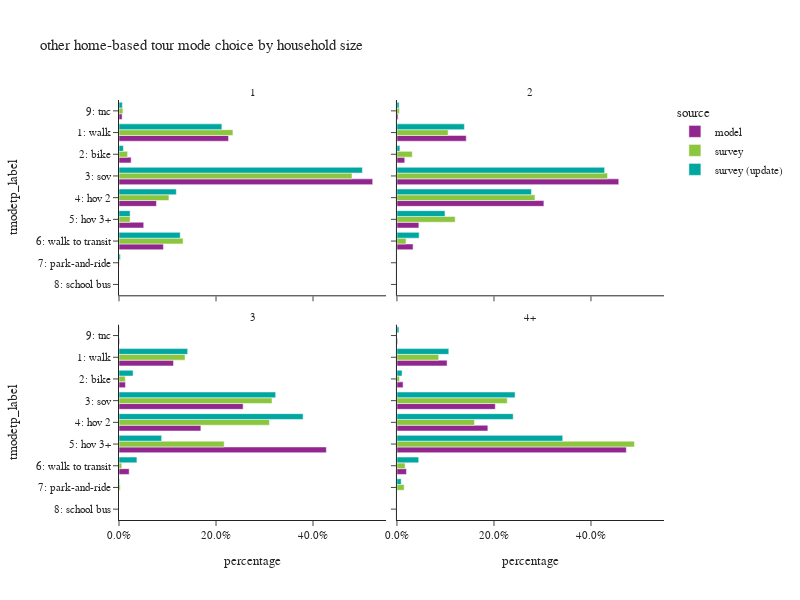

Notebook code for this chart:
### Code cell
plot_mode_choice(hb_tour,"hhsize_4+",
                 {"hhsize_4+":["1","2","3","4+"],
                  "tmodetp_label":["1: walk","2: bike","3: sov","4: hov 2","5: hov 3+","6: walk to transit",
                                   "7: park-and-ride","8: school bus","9: other–survey only"]},
                 "household size",2,600)

### Figure 1 — Plotly figure (JSON) as saved in the notebook; plotly's stock layout.template omitted (floating-point values rounded to 4 significant figures)
{"data": [{"alignmentgroup": "True", "customdata": [[92490], [10257], [214190], [31615], [20867], [37493], [2629]], "hovertemplate": "source=model<br>hhsize_4+=1<br>percentage=%{x}<br>tmodetp_label=%{y}<br>sample count=%{customdata[0]}<extra></extra>", "legendgroup": "model", "marker": {"color": "#91268F", "pattern": {"shape": ""}}, "name": "model", "offsetgroup": "model", "orientation": "h", "showlegend": true, "textposition": "auto", "type": "bar", "x": [0.2258, 0.02505, 0.523, 0.0772, 0.05095, 0.09155, 0.006419], "xaxis": "x3", "y": ["1: walk", "2: bike", "3: sov", "4: hov 2", "5: hov 3+", "6: walk to transit", "9: tnc"], "yaxis": "y3"}, {"alignmentgroup": "True", "customdata": [[118270], [13293], [378357], [250656], [37390], [27489], [1997]], "hovertemplate": "source=model<br>hhsize_4+=2<br>percentage=%{x}<br>tmodetp_label=%{y}<br>sample count=%{customdata[0]}<extra></extra>", "legendgroup": "model", "marker": {"color": "#91268F", "pattern": {"shape": ""}}, "name": "model", "offsetgroup": "model", "orientation": "h", "showlegend": false, "textposition": "auto", "type": "bar", "x": [0.1429, 0.01606, 0.4573, 0.3029, 0.04519, 0.03322, 0.002413], "xaxis": "x4", "y": ["1: walk", "2: bike", "3: sov", "4: hov 2", "5: hov 3+", "6: walk to transit", "9: tnc"], "yaxis": "y4"}, {"alignmentgroup": "True", "customdata": [[57182], [6773], [130194], [85857], [217513], [10667], [644]], "hovertemplate": "source=model<br>hhsize_4+=3<br>percentage=%{x}<br>tmodetp_label=%{y}<br>sample count=%{customdata[0]}<extra></extra>", "legendgroup": "model", "marker": {"color": "#91268F", "pattern": {"shape": ""}}, "name": "model", "offsetgroup": "model", "orientation": "h", "showlegend": false, "textposition": "auto", "type": "bar", "x": [0.1124, 0.01331, 0.2559, 0.1687, 0.4275, 0.02096, 0.001266], "xaxis": "x", "y": ["1: walk", "2: bike", "3: sov", "4: hov 2", "5: hov 3+", "6: walk to transit", "9: tnc"], "yaxis": "y"}, {"alignmentgroup": "True", "customdata": [[104429], [12788], [204865], [189350], [477768], [19788], [1431]], "hovertemplate": "source=model<br>hhsize_4+=4+<br>percentage=%{x}<br>tmodetp_label=%{y}<br>sample count=%{customdata[0]}<extra></extra>", "legendgroup": "model", "marker": {"color": "#91268F", "pattern": {"shape": ""}}, "name": "model", "offsetgroup": "model", "orientation": "h", "showlegend": false, "textposition": "auto", "type": "bar", "x": [0.1034, 0.01266, 0.2028, 0.1874, 0.4728, 0.01958, 0.001416], "xaxis": "x2", "y": ["1: walk", "2: bike", "3: sov", "4: hov 2", "5: hov 3+", "6: walk to transit", "9: tnc"], "yaxis": "y2"}, {"alignmentgroup": "True", "customdata": [[380], [52], [466], [84], [28], [129], [4], [11]], "hovertemplate": "source=survey<br>hhsize_4+=1<br>percentage=%{x}<br>tmodetp_label=%{y}<br>sample count=%{customdata[0]}<extra></extra>", "legendgroup": "survey", "marker": {"color": "#8CC63E", "pattern": {"shape": ""}}, "name": "survey", "offsetgroup": "survey", "orientation": "h", "showlegend": true, "textposition": "auto", "type": "bar", "x": [0.2348, 0.01769, 0.4803, 0.103, 0.02291, 0.1321, 0.001053, 0.00807], "xaxis": "x3", "y": ["1: walk", "2: bike", "3: sov", "4: hov 2", "5: hov 3+", "6: walk to transit", "7: park-and-ride", "9: tnc"], "yaxis": "y3"}, {"alignmentgroup": "True", "customdata": [[373], [43], [570], [485], [109], [52], [4], [7]], "hovertemplate": "source=survey<br>hhsize_4+=2<br>percentage=%{x}<br>tmodetp_label=%{y}<br>sample count=%{customdata[0]}<extra></extra>", "legendgroup": "survey", "marker": {"color": "#8CC63E", "pattern": {"shape": ""}}, "name": "survey", "offsetgroup": "survey", "orientation": "h", "showlegend": false, "textposition": "auto", "type": "bar", "x": [0.1055, 0.03163, 0.4341, 0.2845, 0.1201, 0.01873, 0.0002838, 0.005184], "xaxis": "x4", "y": ["1: walk", "2: bike", "3: sov", "4: hov 2", "5: hov 3+", "6: walk to transit", "7: park-and-ride", "9: tnc"], "yaxis": "y4"}, {"alignmentgroup": "True", "customdata": [[81], [15], [141], [135], [76], [7], [4], [1]], "hovertemplate": "source=survey<br>hhsize_4+=3<br>percentage=%{x}<br>tmodetp_label=%{y}<br>sample count=%{customdata[0]}<extra></extra>", "legendgroup": "survey", "marker": {"color": "#8CC63E", "pattern": {"shape": ""}}, "name": "survey", "offsetgroup": "survey", "orientation": "h", "showlegend": false, "textposition": "auto", "type": "bar", "x": [0.1361, 0.01293, 0.3155, 0.3101, 0.2169, 0.005689, 0.002554, 0.0002349], "xaxis": "x", "y": ["1: walk", "2: bike", "3: sov", "4: hov 2", "5: hov 3+", "6: walk to transit", "7: park-and-ride", "9: tnc"], "yaxis": "y"}, {"alignmentgroup": "True", "customdata": [[72], [8], [140], [107], [293], [12], [4], [2]], "hovertemplate": "source=survey<br>hhsize_4+=4+<br>percentage=%{x}<br>tmodetp_label=%{y}<br>sample count=%{customdata[0]}<extra></extra>", "legendgroup": "survey", "marker": {"color": "#8CC63E", "pattern": {"shape": ""}}, "name": "survey", "offsetgroup": "survey", "orientation": "h", "showlegend": false, "textposition": "auto", "type": "bar", "x": [0.08608, 0.005293, 0.2274, 0.1599, 0.4896, 0.01684, 0.01488, 2.938e-05], "xaxis": "x2", "y": ["1: walk", "2: bike", "3: sov", "4: hov 2", "5: hov 3+", "6: walk to transit", "7: park-and-ride", "8: school bus"], "yaxis": "y2"}, {"alignmentgroup": "True", "customdata": [[386], [40], [486], [84], [28], [128], [4], [11]], "hovertemplate": "source=survey (update)<br>hhsize_4+=1<br>percentage=%{x}<br>tmodetp_label=%{y}<br>sample count=%{customdata[0]}<extra></extra>", "legendgroup": "survey (update)", "marker": {"color": "#00A7A0", "pattern": {"shape": ""}}, "name": "survey (update)", "offsetgroup": "survey (update)", "orientation": "h", "showlegend": true, "textposition": "auto", "type": "bar", "x": [0.2121, 0.009052, 0.5018, 0.1182, 0.02295, 0.1262, 0.002856, 0.0069], "xaxis": "x3", "y": ["1: walk", "2: bike", "3: sov", "4: hov 2", "5: hov 3+", "6: walk to transit", "7: park-and-ride", "9: tnc"], "yaxis": "y3"}, {"alignmentgroup": "True", "customdata": [[405], [39], [601], [505], [116], [53], [4], [9]], "hovertemplate": "source=survey (update)<br>hhsize_4+=2<br>percentage=%{x}<br>tmodetp_label=%{y}<br>sample count=%{customdata[0]}<extra></extra>", "legendgroup": "survey (update)", "marker": {"color": "#00A7A0", "pattern": {"shape": ""}}, "name": "survey (update)", "offsetgroup": "survey (update)", "orientation": "h", "showlegend": false, "textposition": "auto", "type": "bar", "x": [0.139, 0.00607, 0.4282, 0.2772, 0.09902, 0.04573, 0.0002536, 0.004472], "xaxis": "x4", "y": ["1: walk", "2: bike", "3: sov", "4: hov 2", "5: hov 3+", "6: walk to transit", "7: park-and-ride", "9: tnc"], "yaxis": "y4"}, {"alignmentgroup": "True", "customdata": [[89], [19], [160], [152], [90], [10], [4], [2]], "hovertemplate": "source=survey (update)<br>hhsize_4+=3<br>percentage=%{x}<br>tmodetp_label=%{y}<br>sample count=%{customdata[0]}<extra></extra>", "legendgroup": "survey (update)", "marker": {"color": "#00A7A0", "pattern": {"shape": ""}}, "name": "survey (update)", "offsetgroup": "survey (update)", "orientation": "h", "showlegend": false, "textposition": "auto", "type": "bar", "x": [0.1416, 0.02906, 0.323, 0.3795, 0.08789, 0.03694, 0.001255, 0.0007844], "xaxis": "x", "y": ["1: walk", "2: bike", "3: sov", "4: hov 2", "5: hov 3+", "6: walk to transit", "7: park-and-ride", "9: tnc"], "yaxis": "y"}, {"alignmentgroup": "True", "customdata": [[84], [10], [149], [132], [324], [15], [4], [2]], "hovertemplate": "source=survey (update)<br>hhsize_4+=4+<br>percentage=%{x}<br>tmodetp_label=%{y}<br>sample count=%{customdata[0]}<extra></extra>", "legendgroup": "survey (update)", "marker": {"color": "#00A7A0", "pattern": {"shape": ""}}, "name": "survey (update)", "offsetgroup": "survey (update)", "orientation": "h", "showlegend": false, "textposition": "auto", "type": "bar", "x": [0.1069, 0.01057, 0.2435, 0.2396, 0.3418, 0.04481, 0.008749, 0.004068], "xaxis": "x2", "y": ["1: walk", "2: bike", "3: sov", "4: hov 2", "5: hov 3+", "6: walk to transit", "7: park-and-ride", "9: tnc"], "yaxis": "y2"}], "layout": {"annotations": [{"font": {}, "showarrow": false, "text": "3", "x": 0.245, "xanchor": "center", "xref": "paper", "y": 0.465, "yanchor": "bottom", "yref": "paper"}, {"font": {}, "showarrow": false, "text": "4+", "x": 0.755, "xanchor": "center", "xref": "paper", "y": 0.465, "yanchor": "bottom", "yref": "paper"}, {"font": {}, "showarrow": false, "text": "1", "x": 0.245, "xanchor": "center", "xref": "paper", "y": 1.0, "yanchor": "bottom", "yref": "paper"}, {"font": {}, "showarrow": false, "text": "2", "x": 0.755, "xanchor": "center", "xref": "paper", "y": 1.0, "yanchor": "bottom", "yref": "paper"}], "barmode": "group", "height": 600, "legend": {"title": {"text": "source"}, "tracegroupgap": 0}, "title": {"text": "other home-based tour mode choice by household size"}, "width": 800, "xaxis": {"anchor": "y", "domain": [0.0, 0.49], "tickformat": ".1%", "title": {"text": "percentage"}}, "xaxis2": {"anchor": "y2", "domain": [0.51, 1.0], "matches": "x", "tickformat": ".1%", "title": {"text": "percentage"}}, "xaxis3": {"anchor": "y3", "domain": [0.0, 0.49], "matches": "x", "showticklabels": false, "tickformat": ".1%"}, "xaxis4": {"anchor": "y4", "domain": [0.51, 1.0], "matches": "x", "showticklabels": false, "tickformat": ".1%"}, "yaxis": {"anchor": "x", "categoryarray": ["9: other–survey only", "8: school bus", "7: park-and-ride", "6: walk to transit", "5: hov 3+", "4: hov 2", "3: sov", "2: bike", "1: walk"], "categoryorder": "array", "domain": [0.0, 0.465], "title": {"text": "tmodetp_label"}}, "yaxis2": {"anchor": "x2", "domain": [0.0, 0.465], "matches": "y", "showticklabels": false}, "yaxis3": {"anchor": "x3", "categoryarray": ["9: other–survey only", "8: school bus", "7: park-and-ride", "6: walk to transit", "5: hov 3+", "4: hov 2", "3: sov", "2: bike", "1: walk"], "categoryorder": "array", "domain": [0.535, 1.0], "matches": "y", "title": {"text": "tmodetp_label"}}, "yaxis4": {"anchor": "x4", "domain": [0.535, 1.0], "matches": "y", "showticklabels": false}}}
